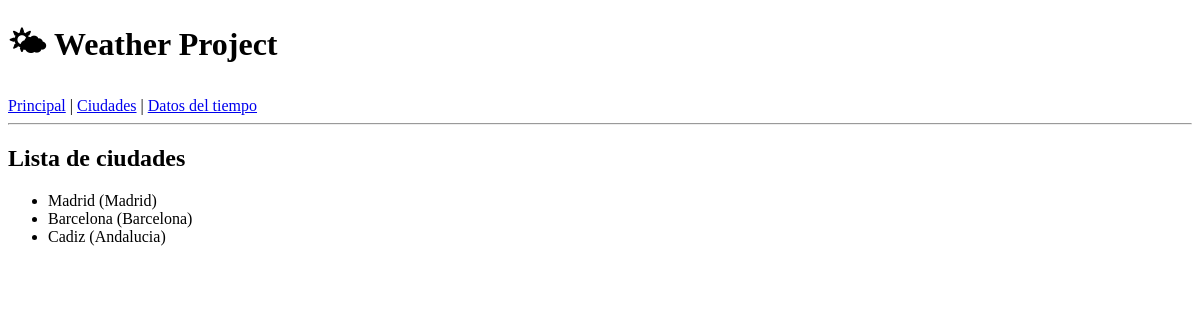
Before: /cities/ with the older database file.
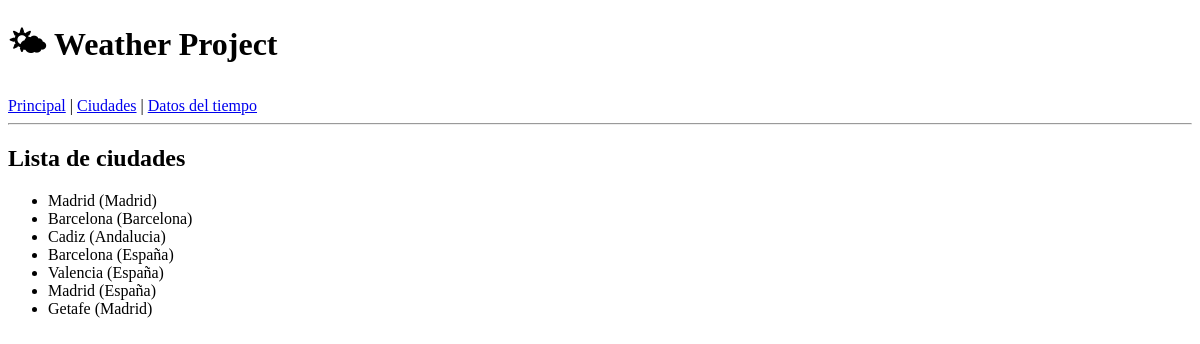
After: the same page with the newer database file.
### weather_app/models.py (models this page shows, shortened)
class City(models.Model):
    name = models.CharField(max_length=100)
    country = models.CharField(max_length=100, blank=True, null=True)

### weather_app/views.py (the view)
# urls.py: path("cities/", views.CityListView.as_view(), name="city_list"),
class CityListView(ListView):
    model = City
    template_name = "weather_app/city_list.html"
    context_object_name = "cities"

### weather_app/templates/weather_app/city_list.html
{% extends "weather_app/base.html" %}
{% block content %}
<h2>Lista de ciudades</h2>
<ul>
    {% for city in cities %}
        <li>{{ city.name }} ({{ city.country }})</li>
    {% empty %}
        <li>No se han añadido las ciudades aún</li>
    {% endfor %}
</ul>
{% endblock %}

### weather_app/templates/weather_app/base.html (shortened to what this page needs)
<!DOCTYPE html>
<html lang="en">
  <head>
  </head>
  <body>
    <h1>🌤 Weather Project</h1>
    <nav>
      <a href="{%url 'weather_app:home' %}">Principal</a> |
      <a href="{% url 'weather_app:city_list' %}">Ciudades</a> |
      <a href="{% url 'weather_app:weather_list' %}">Datos del tiempo</a>
    </nav>
    <hr>
    {% block content %}
    {% endblock %}
  </body>
</html>

Changed rows visible on the page:
added City: name "Barcelona", country "España"
added City: name "Valencia", country "España"
added City: name "Madrid", country "España"
added City: name "Getafe", country "Madrid"
